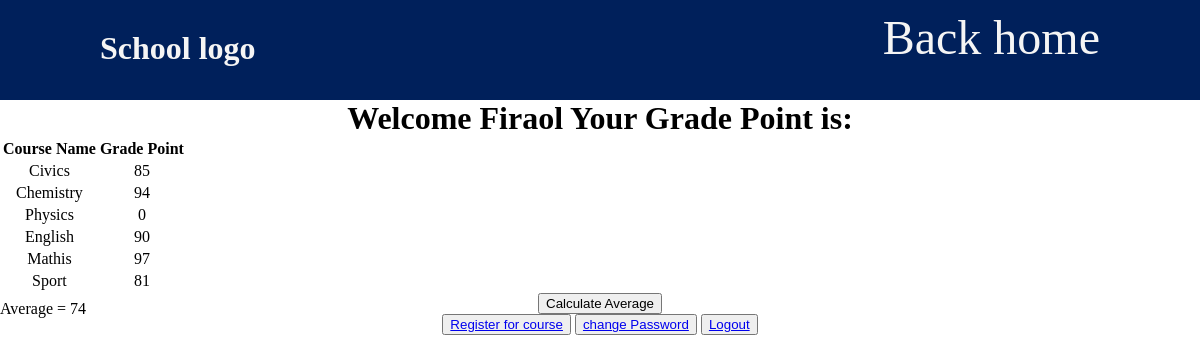
The app's page /Admin/php/html/home.php (signed in) with its own data.
### tables this page shows
CREATE TABLE `student_average` (
  `student_id` int(11) NOT NULL,
  `average` float DEFAULT NULL
);

CREATE TABLE `student` (
  `student_id` int(11) NOT NULL,
  `Full_name` varchar(50) NOT NULL,
  `mother_full_name` varchar(50) NOT NULL,
  `email` varchar(50) NOT NULL,
  `phone` text NOT NULL,
  `address` varchar(50) NOT NULL,
  `Gender` text NOT NULL,
  `username` text NOT NULL,
  `password` text NOT NULL,
  `grade_point` text NOT NULL
);

CREATE TABLE `student_marklist` (
  `student_id` int(11) NOT NULL,
  `subject_id` int(11) NOT NULL,
  `student_mark` decimal(10,0) DEFAULT NULL,
  `average` float NOT NULL,
  `semester_id` int(11) DEFAULT NULL,
  `grade_idd` int(11) DEFAULT NULL,
  `section_id` int(11) DEFAULT NULL
);

CREATE TABLE `subject` (
  `subject_id` int(11) NOT NULL,
  `Subject_name` varchar(50) NOT NULL,
  `semester` text NOT NULL,
  `year` text NOT NULL
);

### Admin/php/html/home.php (the view, shortened to what this page needs)
<!DOCTYPE html>
<html lang="en">
<head>
</head>
<body>
<header>
        <h1>School logo</h1>
        <a href="/mysm/Home Page/index.html" class="home">Back home</a>
    </header>
 <div class="dashbord">
<?php
$hostname = 'localhost';
$username = "root";
$password = "";
$db_name = "mysms";
$conn = mysqli_connect($hostname, $username, $password, $db_name);
if (!$conn) {
    die("Database connection failed");
} else {
    if (isset($_SESSION['student_id'])) {
        $student_id = $_SESSION['student_id'];
        $query = "SELECT sm.subject_id, sm.student_mark
                  FROM student_marklist AS sm
                  WHERE sm.student_id = '$student_id'";
        $sql = "SELECT Full_name FROM student WHERE student_id='$student_id'";
        $result = mysqli_query($conn, $query);
        $resultt = mysqli_query($conn, $sql);
        $queryy = "SELECT average FROM student_average WHERE student_id = '$student_id'";
        $que_result = mysqli_query($conn, $queryy);
        if (mysqli_num_rows($que_result) > 0) {
            $subject_row = mysqli_fetch_assoc($que_result);
            ?>
                <p class="average">Average = <?= $subject_row['average'] ?></p>
            <?php
        }
        if (mysqli_num_rows($resultt) > 0) {
            while ($row = mysqli_fetch_assoc($resultt)) {
?>
                <div>
                    <h1>Welcome <?php echo $row["Full_name"]; ?> Your Grade Point is:</h1>
                    <table>
                        <thead>
                            <tr>
                                <th>Course Name</th>
                                <th>Grade Point</th>
                            </tr>
                        </thead>
                        <tbody>
<?php
                }
        }
        if (mysqli_num_rows($result) > 0) {
            while ($row = mysqli_fetch_assoc($result)) {
                $subject_id = $row['subject_id'];
                $subject_query = "SELECT Subject_name FROM subject WHERE subject_id = '$subject_id'";
                $subject_result = mysqli_query($conn, $subject_query);
                if (mysqli_num_rows($subject_result) > 0) {
                    $subject_row = mysqli_fetch_assoc($subject_result);
                    $subject_name = $subject_row["Subject_name"];
?>
                            <tr>
                                <td><?= $subject_name ?></td>
                                <td><?= $row['student_mark'] ?></td>
                            </tr>
<?php
                }
            }
        }
?>
                        </tbody>
                    </table>
                    <form method="post">
    <button type="submit" name="average">Calculate Average</button>
</form>
                </div>
<?php
    } else {
        header('location: login2.php');
    }
}
?>
<button class><a href="enrollsemester2.php">Register for course</a></button>
<button class><a href="changepassword.php">change Password</a></button>
<button class><a href="logout.php">Logout</a></button>
</div></body></html>

### Admin/php/html/home.php (style rules this page uses)
* { margin: 0; }
header { background-color: #00205b!important; color:whitesmoke;height: 100px; }
header a { position: absolute; right: 100px; color: whitesmoke; font-size: 3rem; top: 10px; }
header h1 { padding-top: 30px; }
.home { text-decoration: none; }
.dashbord { text-align:center; }
header h1 { margin-left: 100px; }
.average { position: absolute; top:300px; }

### records on screen
student_average: average "74"
student: Full_name "Firaol"
student_marklist: subject.Subject_name "Civics", student_mark "85"
student_marklist: subject.Subject_name "Chemistry", student_mark "94"
student_marklist: subject.Subject_name "Physics", student_mark "0"
student_marklist: subject.Subject_name "English", student_mark "90"
student_marklist: subject.Subject_name "Mathis", student_mark "97"
student_marklist: subject.Subject_name "Sport", student_mark "81"
